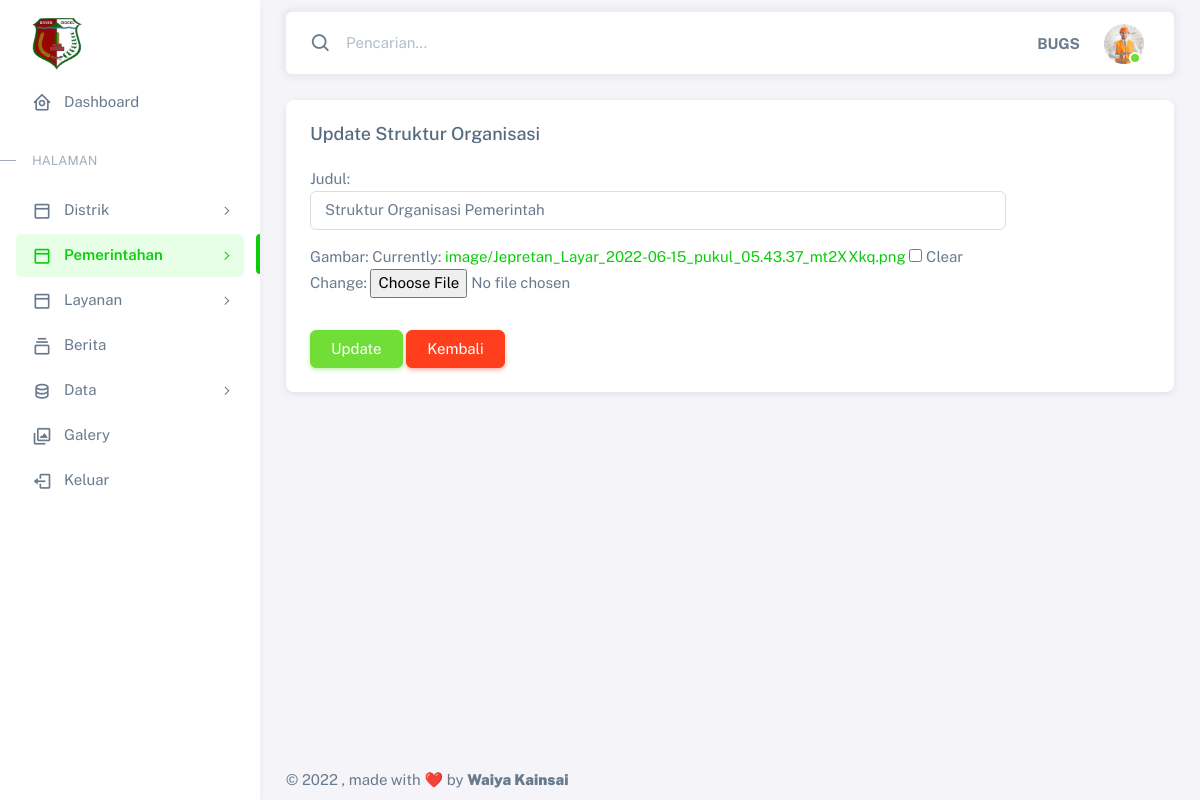
The app's page /panel/updateorganisasi/1 (signed in), older data.
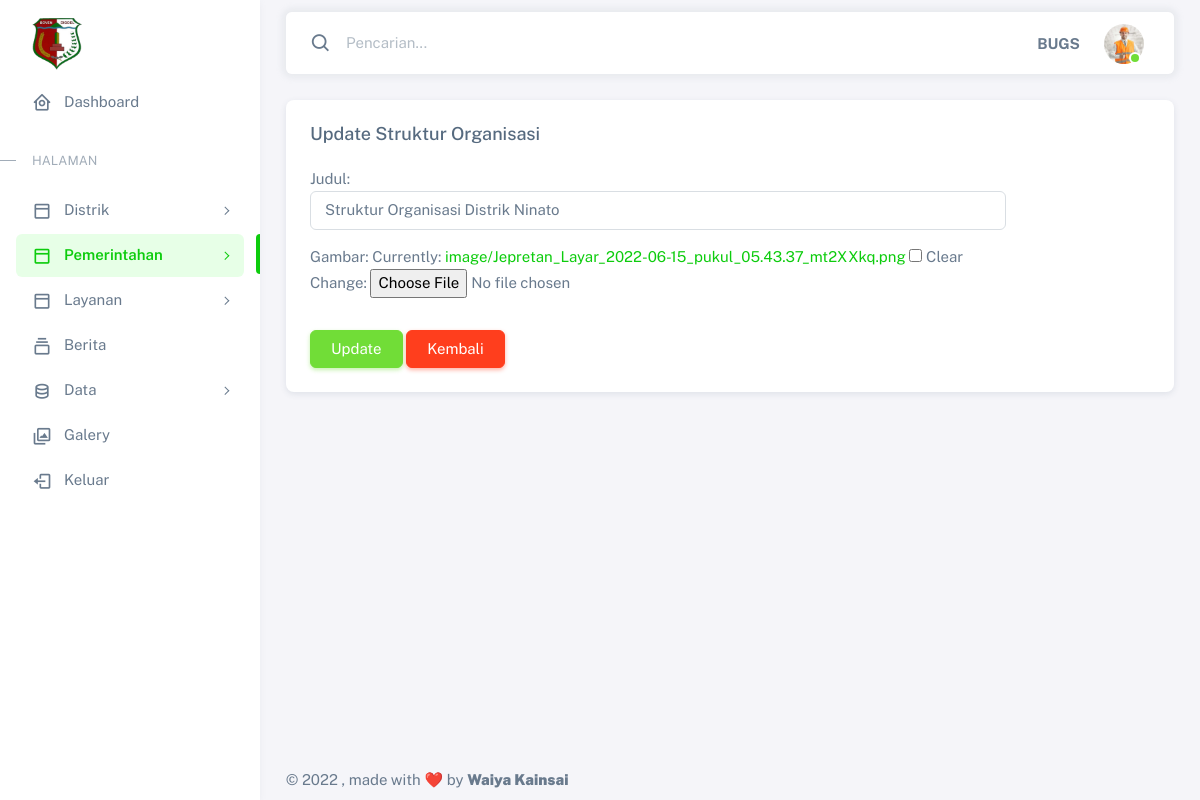
The same page, newer data.
### pemerintah/models.py (models this page shows, shortened)
class Organisasi(models.Model):
    judul = models.CharField(max_length=100)
    gambar = models.ImageField(blank=True, null=True, upload_to="image/")

### panel/views.py (the view)
# urls.py: path('updateorganisasi/<str:pk>',views.update_organisasi, name='updateorganisasi'),
@login_required(login_url='panel:login')
def update_organisasi(request, pk):
    organisasi_update = Organisasi.objects.get(id=pk)
    form = OrganisasiForm( request.POST or None, request.FILES or None, instance=organisasi_update)
    link_kembali = '/panel/organisasi/'
    if form.is_valid():
        form.save()
        return redirect(link_kembali)
    context ={
        'title':'Panel | Update Data Pemerintah',
        'keterangan': 'Update Struktur Organisasi',
        'form': form,
    }
    return render(request, 'panel/update_organisasi.html', context)

### panel/forms.py
class OrganisasiForm(ModelForm):
    class Meta:
        model = Organisasi
        fields = ('judul', 'gambar')
        widgets = {
            'judul': forms.TextInput(attrs={'class': 'form-control', 'id': 'basic-default-name', 'placeholder': 'Masukan judul..'})
        }

### templates/panel/update_organisasi.html (shortened to what this page needs)
{% extends '../adminbase.html' %}
{% block content %}
<div class="row">
    <div class="col-xxl">
        <div class="card mb-4">
          <div class="card-header d-flex align-items-center justify-content-between">
            <h5 class="mb-0">{{ keterangan }}</h5>
          </div>
          <div class="card-body">
            <form action="" method="POST" enctype="multipart/form-data">
              <div class="row mb-3">
                <div class="col-sm-10">
                  {{ form.as_p}}
                </div>
              </div>
              <div class="row justify-content-start">
                <div class="col-sm-10">
                  <input class="btn btn-success" type="submit" value="Update">
                  <a href= "{% url 'panel:organisasi' %}"  class="btn btn-danger">Kembali</a>
                </div>
              </div>
            </form>
          </div>
        </div>
      </div>
</div>
{% endblock %}

Row changes from the older to the newer data that the page shows:
changed Organisasi: judul "Struktur Organisasi Pemerintah" → "Struktur Organisasi Distrik Ninato"
